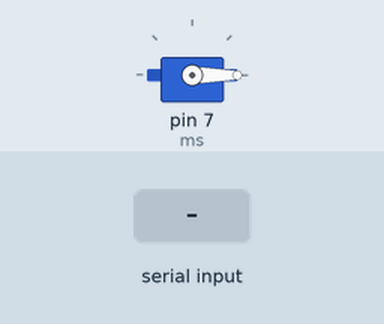
Simulated run of this sketch. Board: Arduino Uno, built with avr-gcc and run on an emulated ATmega328P. Parts: servo. The test bench sets the inputs (shaded band).

Above: at 1.2 s.
1.3 s: "2\n" received over Serial
At 1.9 s:
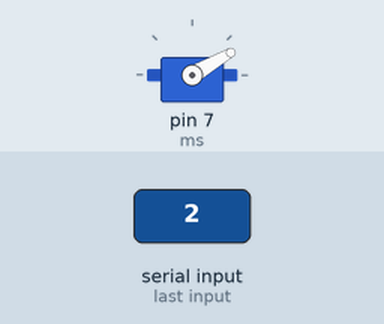
2.8 s: byte 51 ('3') received over Serial
At 4.0 s:
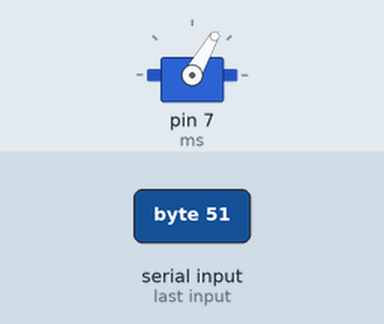
4.3 s: byte 52 ('4') received over Serial
At 5.4 s:
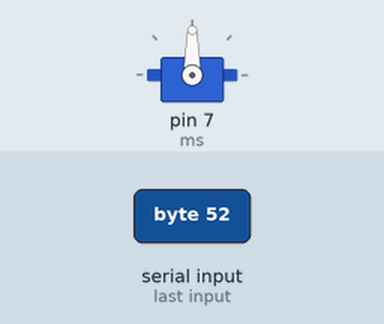
5.8 s: byte 53 ('5') received over Serial
At 6.5 s:
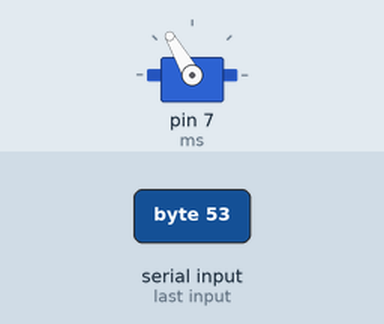
7.3 s: byte 54 ('6') received over Serial
At 7.7 s:
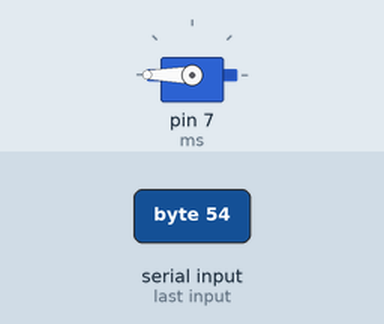
8.8 s: "1\n" received over Serial
At 10.0 s:
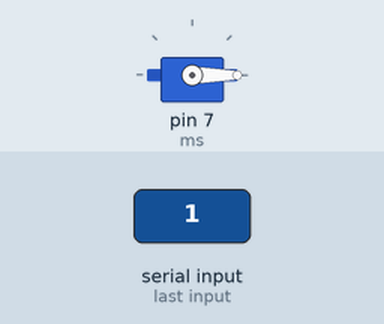
Timing chart, 0 to 11.3 s (numbered marks = the images above; inputs shaded):
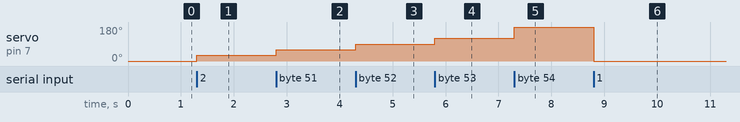

The sketch:

Servo_Mega_Test.ino
```cpp
#include<Servo.h>
Servo ms;
void setup(){
    Serial.begin(9600);
    ms.attach(7);
    ms.write(0);
}
void loop(){
    if(Serial.available()>0){
        char u = Serial.read();
        if(u!= '\n'){
            if(u == '1') ms.write(0);
            else if(u == '2') ms.write(30);
            else if(u == '3') ms.write(60);
            else if(u == '4') ms.write(90);
            else if(u == '5') ms.write(120);
            else if(u == '6') ms.write(180);

            delay(100);
        }
    }
}
```

Measured:
- after the input at 1.3 s, servo on pin 7 (ms): 0° → 30° at once
- after the input at 2.8 s, servo on pin 7 (ms): 30° → 60° at once
- after the input at 4.3 s, servo on pin 7 (ms): 60° → 90° at once
- after the input at 5.8 s, servo on pin 7 (ms): 90° → 120° at once
- after the input at 7.3 s, servo on pin 7 (ms): 120° → 180° at once
- after the input at 8.8 s, servo on pin 7 (ms): 180° → 0° at once
